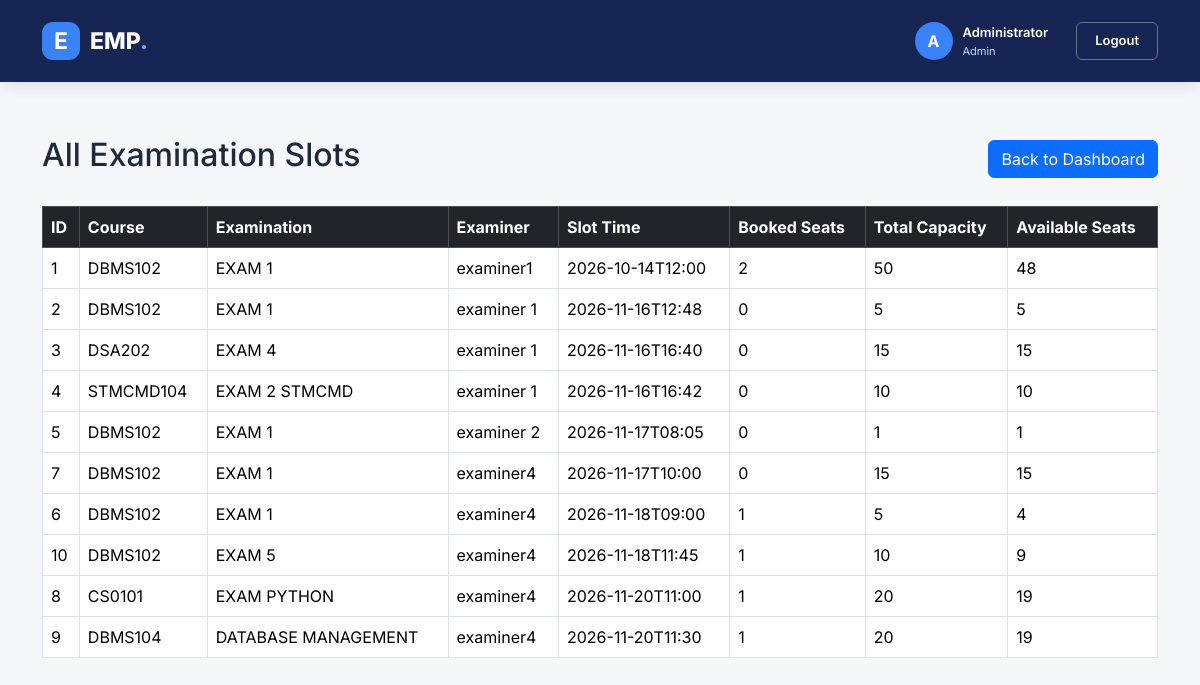
The page /admin/slots (signed in) on the database its author committed.
### tables this page shows
CREATE TABLE slots (
        id INTEGER PRIMARY KEY AUTOINCREMENT,
        exam_id INTEGER NOT NULL,
        examiner_id INTEGER NOT NULL,
        slot_time TEXT NOT NULL,
        capacity INTEGER NOT NULL CHECK(capacity > 0),
        FOREIGN KEY(exam_id) REFERENCES exams(id) ON DELETE CASCADE,
        FOREIGN KEY(examiner_id) REFERENCES users(id)
    );

CREATE TABLE courses (
        id INTEGER PRIMARY KEY AUTOINCREMENT,
        code TEXT UNIQUE NOT NULL,
        name TEXT NOT NULL
    );

CREATE TABLE exams (
        id INTEGER PRIMARY KEY AUTOINCREMENT,
        course_id INTEGER NOT NULL,
        title TEXT NOT NULL,
        description TEXT DEFAULT '', booking_start TEXT, booking_end TEXT, exam_date TEXT, exam_time TEXT, book ing_end TEXT,
        FOREIGN KEY(course_id) REFERENCES courses(id) ON DELETE CASCADE
    );

CREATE TABLE users (
        id INTEGER PRIMARY KEY AUTOINCREMENT,
        name TEXT NOT NULL,
        email TEXT UNIQUE NOT NULL,
        password TEXT NOT NULL,
        role TEXT NOT NULL CHECK(role IN ('admin','examiner','student')),
        approved INTEGER NOT NULL DEFAULT 0
    , active INTEGER NOT NULL DEFAULT 1);

### app.py (the view)
@app.route("/admin/slots")
@login_required("admin")
def slots():
    slots = db().execute("""
        SELECT
            slots.id,
            slots.slot_time,
            slots.capacity,
            exams.title,
            courses.code,
            users.name AS examiner_name,
            (
                SELECT COUNT(*)
                FROM bookings
                WHERE bookings.slot_id = slots.id
                AND bookings.status = 'booked'
            ) AS booked
        FROM slots
        JOIN exams ON exams.id = slots.exam_id
        JOIN courses ON courses.id = exams.course_id
        JOIN users ON users.id = slots.examiner_id
        ORDER BY slots.slot_time
    """).fetchall()
    return render_template("slots_page.html", slots=slots)

### app.py (called while the page is built)
def db():
    if "db" not in g:
        g.db = sqlite3.connect(DB)
        g.db.row_factory = sqlite3.Row
        g.db.execute("PRAGMA foreign_keys = ON")
    return g.db

def login_required(role=None):
    def decorator(view):
        @wraps(view)
        def wrapped(*args, **kwargs):
            if not session.get("user_id"):
                return redirect(url_for("login"))
            if role and session.get("role") != role:
                flash("You are not allowed to open that page.")
                return redirect(url_for("dashboard"))
            return view(*args, **kwargs)
        return wrapped
    return decorator

### templates/slots_page.html (shortened to what this page needs)
{% extends "base.html" %}
{% block content %}
<div class="container mt-4">
    <div class="d-flex justify-content-between align-items-center mb-4">
        <h2>All Examination Slots</h2>
        <a href="{{ url_for('dashboard') }}" class="btn btn-primary">
            Back to Dashboard
        </a>
    </div>
    <div class="table-responsive">
        <table class="table table-bordered table-hover">
            <thead class="table-dark">
                <tr>
                    <th>ID</th>
                    <th>Course</th>
                    <th>Examination</th>
                    <th>Examiner</th>
                    <th>Slot Time</th>
                    <th>Booked Seats</th>
                    <th>Total Capacity</th>
                    <th>Available Seats</th>
                </tr>
            </thead>
            <tbody>
                {% for s in slots %}
                <tr>
                    <td>{{ s.id }}</td>
                    <td>{{ s.code }}</td>
                    <td>{{ s.title }}</td>
                    <td>{{ s.examiner_name }}</td>
                    <td>{{ s.slot_time }}</td>
                    <td>{{ s.booked }}</td>
                    <td>{{ s.capacity }}</td>
                    <td>{{ s.capacity - s.booked }}</td>
                </tr>
                {% else %}
                <tr>
                    <td colspan="8" class="text-center">
                        No slots found.
                    </td>
                </tr>
                {% endfor %}
            </tbody>
        </table>
    </div>
</div>
{% endblock %}

### static/style.css (style rules this page uses)
body { font-family: 'Inter', sans-serif; background: #f5f7fb; color: #1e293b; margin: 0; min-height: 100vh; }

### rows shown on the page
slots: id "1", code "DBMS102", title "EXAM 1", examiner_name "examiner1", slot_time "2026-10-14T12:00", booked "2", capacity "50", s.capacity-s.booked "48"
slots: id "2", code "DBMS102", title "EXAM 1", examiner_name "examiner 1", slot_time "2026-11-16T12:48", booked "0", capacity "5", s.capacity-s.booked "5"
slots: id "3", code "DSA202", title "EXAM 4", examiner_name "examiner 1", slot_time "2026-11-16T16:40", booked "0", capacity "15", s.capacity-s.booked "15"
slots: id "4", code "STMCMD104", title "EXAM 2 STMCMD", examiner_name "examiner 1", slot_time "2026-11-16T16:42", booked "0", capacity "10", s.capacity-s.booked "10"
slots: id "5", code "DBMS102", title "EXAM 1", examiner_name "examiner 2", slot_time "2026-11-17T08:05", booked "0", capacity "1", s.capacity-s.booked "1"
slots: id "7", code "DBMS102", title "EXAM 1", examiner_name "examiner4", slot_time "2026-11-17T10:00", booked "0", capacity "15", s.capacity-s.booked "15"
slots: id "6", code "DBMS102", title "EXAM 1", examiner_name "examiner4", slot_time "2026-11-18T09:00", booked "1", capacity "5", s.capacity-s.booked "4"
slots: id "10", code "DBMS102", title "EXAM 5", examiner_name "examiner4", slot_time "2026-11-18T11:45", booked "1", capacity "10", s.capacity-s.booked "9"
slots: id "8", code "CS0101", title "EXAM PYTHON", examiner_name "examiner4", slot_time "2026-11-20T11:00", booked "1", capacity "20", s.capacity-s.booked "19"
slots: id "9", code "DBMS104", title "DATABASE MANAGEMENT", examiner_name "examiner4", slot_time "2026-11-20T11:30", booked "1", capacity "20", s.capacity-s.booked "19"

### other values the page prints
{{ session.get('name', 'U')[0]|upper }} "A"
{{ session.get('name') }} "Administrator"
{{ session.get('role')|capitalize }} "Admin"
